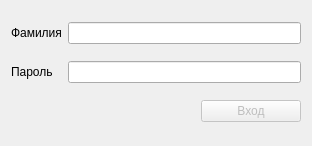
<?xml version="1.0" encoding="UTF-8"?>
<ui version="4.0">
 <class>Auth_dialog</class>
 <widget class="QDialog" name="Auth_dialog">
  <property name="geometry">
   <rect>
    <x>0</x>
    <y>0</y>
    <width>312</width>
    <height>146</height>
   </rect>
  </property>
  <property name="windowTitle">
   <string>Вход</string>
  </property>
  <layout class="QGridLayout" name="gridLayout">
   <item row="0" column="1">
    <widget class="QLineEdit" name="Last_name_text"/>
   </item>
   <item row="0" column="0">
    <widget class="QLabel" name="Last_name_lable">
     <property name="text">
      <string>Фамилия</string>
     </property>
    </widget>
   </item>
   <item row="1" column="0">
    <widget class="QLabel" name="Password_lable">
     <property name="text">
      <string>Пароль</string>
     </property>
    </widget>
   </item>
   <item row="1" column="1">
    <widget class="QLineEdit" name="Password_text">
     <property name="echoMode">
      <enum>QLineEdit::NoEcho</enum>
     </property>
    </widget>
   </item>
   <item row="2" column="1">
    <layout class="QHBoxLayout" name="horizontalLayout">
     <item>
      <spacer name="horizontalSpacer">
       <property name="orientation">
        <enum>Qt::Horizontal</enum>
       </property>
       <property name="sizeHint" stdset="0">
        <size>
         <width>40</width>
         <height>20</height>
        </size>
       </property>
      </spacer>
     </item>
     <item>
      <widget class="QPushButton" name="Auth_button">
       <property name="enabled">
        <bool>false</bool>
       </property>
       <property name="minimumSize">
        <size>
         <width>100</width>
         <height>0</height>
        </size>
       </property>
       <property name="text">
        <string>Вход</string>
       </property>
      </widget>
     </item>
    </layout>
   </item>
  </layout>
 </widget>
 <resources/>
 <connections/>
</ui>
